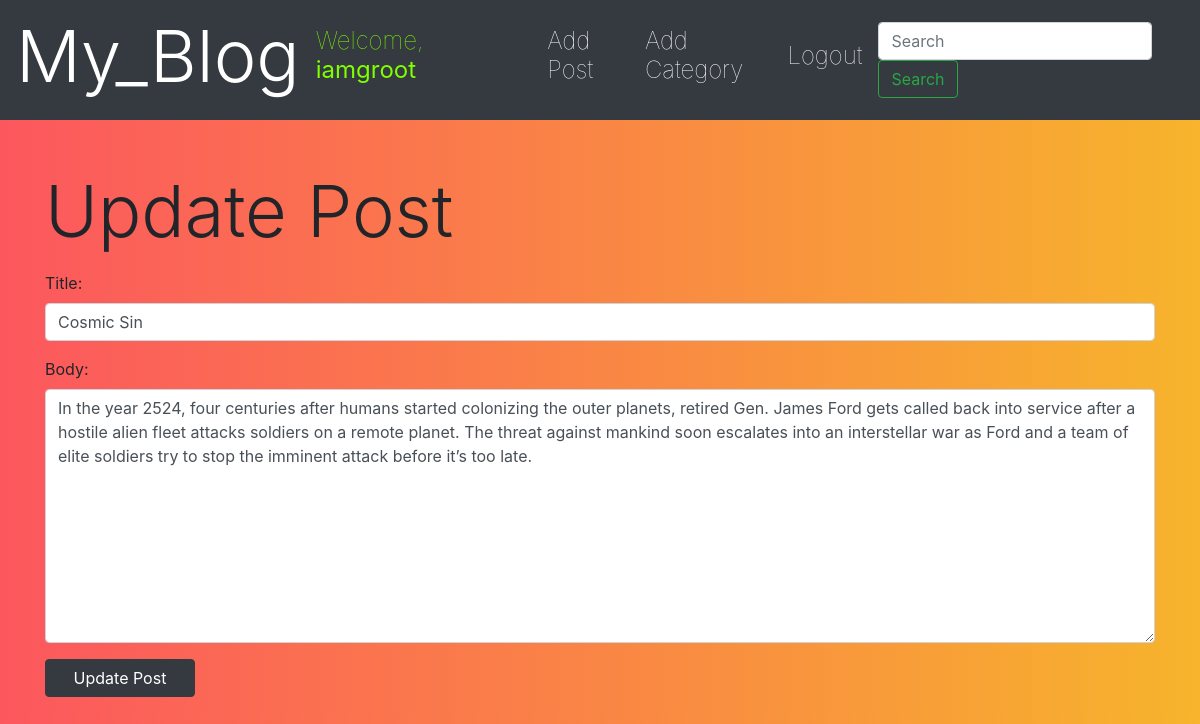
Screenshot of /article/edit/3 (signed in) with the database file from the repository.
### mainapp/models.py (models this page shows, shortened)
class Post(models.Model):
    title = models.CharField(max_length = 10000)
    author = models.ForeignKey(User, on_delete = models.CASCADE)
    body = models.TextField()
    post_date = models.DateTimeField(auto_now_add = True)
    category = models.CharField(max_length = 200, default = "movies-tvshows")

### mainapp/views.py (the view)
# urls.py: path('article/edit/<int:pk>', UpdatePostView.as_view(), name = 'update_post'),
class UpdatePostView(UpdateView):
    model = Post
    form_class = UpdateForm
    template_name = 'update_post.html'

### mainapp/forms.py
class UpdateForm(forms.ModelForm):
    class Meta:
        model = Post
        fields = ('title', 'body')
        widgets = {
            'title': forms.TextInput(attrs = {'class': 'form-control'}),
            'body': forms.Textarea(attrs = {'class': 'form-control'}),
        }

### mainapp/templates/update_post.html (shortened to what this page needs)
{% extends 'base.html' %}
{% block content %}
{% if user.is_authenticated %}
<div class = "container mt-5">
    <h1 class = "display-3"> Update Post </h1>
    <div class = "form-group">
        <form class = "mt-3" method = "POST">
            {{ form.as_p }}
            <button class = "btn btn-md btn-dark" style = "width: 150px;"> Update Post </button>
        </form>
    </div>
</div>
{% endif %}
{% endblock %}

### mainapp/templates/base.html (shortened to what this page needs)
<!DOCTYPE html>
<html lang="en">
<head>
    <link rel="stylesheet" href="https://cdn.jsdelivr.net/npm/bootstrap@4.5.3/dist/css/bootstrap.min.css">
    <link rel="stylesheet" href="https://use.fontawesome.com/releases/v5.15.3/css/all.css">
</head>
<body>
<nav class="navbar navbar-expand-lg navbar-dark bg-dark primary-color">
    <a class="navbar-brand" href="{% url 'home' %}">
        <h1 class = "display-3"> My_Blog </h1>
    </a>
    <div class="collapse navbar-collapse" id="basicExampleNav">
        {% if user.is_authenticated %}
        <div class = "mr-5">
            <h4 class = "display-5" style = "font-weight: lighter; color: #7FFF00;"> Welcome, <strong>{{user.username}}</strong> </h4>
        </div>
        <div class = "manual mr-3">
            <a href = "{% url 'add_post' %}"><h4 class = "display-5" style = "font-weight: lighter;"> Add Post </h4></a>
        </div>
        <div class = "manual mr-3">
            <a href = "{% url 'add_category' %}"><h4 class = "display-5" style = "font-weight: lighter;"> Add Category </h4></a>
        </div>
        <div class = "manual mr-3">
            <a href = "{% url 'logout' %}"><h4 class = "display-5" style = "font-weight: lighter;"> Logout </h4></a>
        </div>
        {% endif %}
        <form class="form-inline">
        <div class="md-form my-0">
            <input class="form-control me-2" type="search" placeholder="Search" aria-label="Search">
            <button class="btn btn-outline-success" type="submit">Search</button>
        </div>
        </form>
    </div>
</nav>
    {% block content %} {% endblock %}
</body>
</html>

### mainapp/templates/base.html (style rules this page uses)
body { background: rgba(54,217,182); background: linear-gradient(90deg, #fc575e, #f7b42c); }
body a { color: #fff; }

### rows the page displays
Post: title "Cosmic Sin", body "In the year 2524, four centuries after humans started colonizing the outer planets, retired Gen. James Ford gets called back into service after a hostile alien fleet attacks soldiers on a remote planet. The threat against mankind soon escalates into an interstellar war as Ford and a team of elite soldiers try to stop the imminent attack before it’s too late."

### other values shown
{{ user.username }} "iamgroot"
